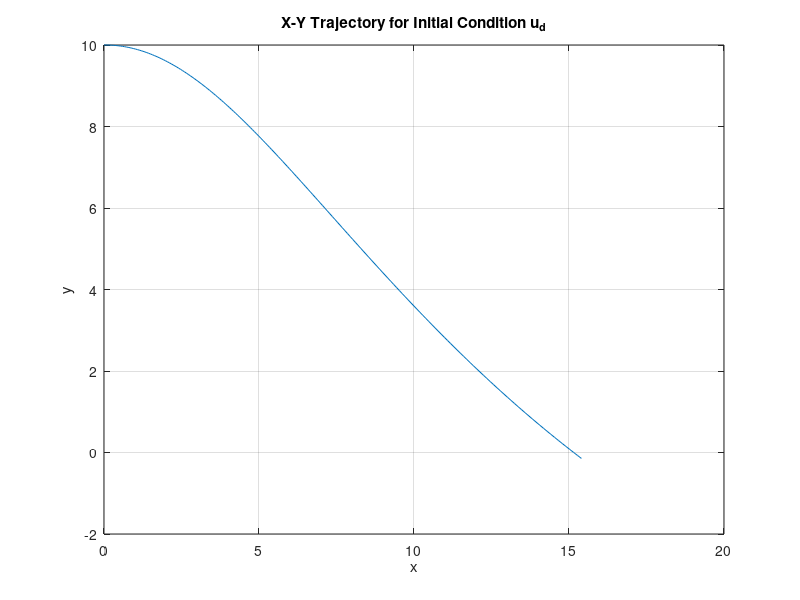

This chart was generated by the following MATLAB code:
% aerodonetics_trajectories.m
% Author: Lenny Martinez
% Using this to find trajectories for given initial conditions

close all; clear all;

%% Defining Constants and parameters
rho = 1.22; %[kg m^-3]
g = 9.81; %[m s^-2]
m = 0.65; %[kg]
S = 0.06; %[m^2]; Wing Area
C_D = 0.10; %drag coefficient
C_L = 1.20; %lift coefficient

R_D = (rho*C_D*S)/(2*m); %Drag Constant; [m^-1]
R_L = (rho*C_L*S)/(2*m); %Lift Constant; [m^-1]

N1 = 401; %number of time steps taken.
Tmax = 100; %max time
t = linspace(0,Tmax,N1);

%All initial condition
u0 = [22,0,0,10];
ua = [29,0,0,10];
ub = [23.1,0,0,10];
uc = [12.0223,-0.0831,0,10];
ud = [6,0,0,10];

dt = 0.01;
N = t(length(t))/dt;

%change this to test the cases!!!!!
rfe(1,:) = ud;

% Start iterative loop for Forward Euler
for n = 1:N
    %calculate rhs for each variable
    fv = -g*sin(rfe(n,2)) - R_D*(rfe(n,1)^2);
    ftheta = R_L*rfe(n,1) - (g*cos(rfe(n,2)))/rfe(n,1);
    fx = rfe(n,1)*cos(rfe(n,2));
    fy = rfe(n,1)*sin(rfe(n,2));

    % Update using Forward Euler
    rfe(n+1,1) = rfe(n,1) + dt*fv;
    rfe(n+1,2) = rfe(n,2) + dt*ftheta;
    rfe(n+1,3) = rfe(n,3) + dt*fx;
    rfe(n+1,4) = rfe(n,4) + dt*fy;

    if rfe(n,4) < 0,
        break
    end 

end
    



%% Plotting Trajectories
plot(rfe(:,3),rfe(:,4)); grid on;
xlabel('x');
ylabel('y');
title('X-Y Trajectory for Initial Condition u_d');




%% Functions for Ode45
function [position, isterminal, direction] = ground_intersection(t,u)
    position = u(4); % event triggers when position = 0
    isterminal = 1;  % halt integration
    direction = -1;  % trigger when event function is decreasing
end

function [f] = glider(t, u)
    rho = 1.22; %[kg m^-3]
    g = 9.81; %[m s^-2]
    m = 0.65; %[kg]
    S = 0.06; %[m^2]; Wing Area
    C_D = 0.10; %drag coefficient
    C_L = 1.20; %lift coefficient

    R_D = (rho*C_D*S)/(2*m); %Drag Constant; [m^-1]
    R_L = (rho*C_L*S)/(2*m); %Lift Constant; [m^-1]
    
    
    v = u(1);
    theta = u(2);
    x = u(3);
    y = u(4);
    
    
    dv = -g*sin(theta) - R_D*(v)^2;
    dtheta = R_L*v - ((g*cos(theta))/v);
    dx = v*cos(theta);
    dy = v*sin(theta);
    
    f = [dv; dtheta; dx; dy]; 
end